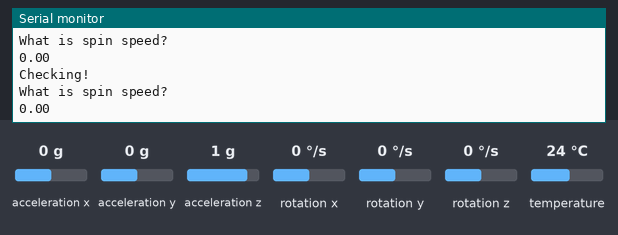
This sketch was run on a simulated Arduino Uno, built with avr-gcc and run on an emulated ATmega328P. Shown: the last lines printed to the serial monitor. The inputs (shaded band) are chosen by the test bench; at power-on: rotation z 0 °/s, acceleration x 0 g, acceleration y 0 g, acceleration z 1 g, rotation x 0 °/s, rotation y 0 °/s, temperature 24 °C. The audio player accepts every command and is not drawn.

Above: at 1.8 s.
1.9 s: rotation z set to -192 °/s
At 1.97 s:
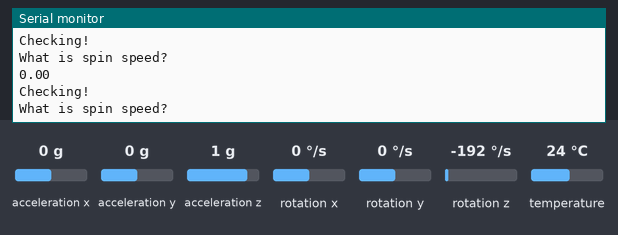
3.4 s: rotation z set to 0 °/s
At 3.51 s:
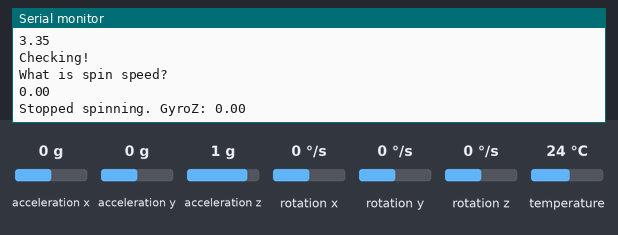

Measured:
- after the input at 3.4 s, the serial monitor: prints a new line after 0.10 s (image 2)

The sketch:

chiikawa_sensor.ino
```cpp
#include <Adafruit_MPU6050.h>
#include <Adafruit_Sensor.h>
#include <Wire.h>
#include <SoftwareSerial.h>
#include "DFRobotDFPlayerMini.h"

// DFPlayer setup
SoftwareSerial mySoftwareSerial(10, 11);  // RX, TX
DFRobotDFPlayerMini myDFPlayer;

// MPU6050 setup
Adafruit_MPU6050 mpu;

// Rotation detection
float threshold = .5;  // degrees per second threshold for movement
bool isPlaying = false;
unsigned long lastCheck = 0;

void setup() {
  Serial.begin(115200);
  mySoftwareSerial.begin(9600);

  Serial.println(F("Initializing DFPlayer Mini..."));
  if (!myDFPlayer.begin(mySoftwareSerial, false, true)) {
    Serial.println(F("Unable to begin DFPlayer Mini:"));
    Serial.println(F("1. Check connections."));
    Serial.println(F("2. Insert SD card."));
    while (true);
  }
  Serial.println(F("DFPlayer Mini online."));
  myDFPlayer.volume(30);
  myDFPlayer.play(1);
  myDFPlayer.pause();  // Start paused

  // Initialize MPU6050
  Serial.println(F("Initializing MPU6050..."));
  // Try to initialize!
  if (!mpu.begin()) {
    Serial.println("Failed to find MPU6050 chip");
    while (1) {
      delay(10);
    }
  }
  Serial.println(F("MPU6050 Found!"));

  mpu.setAccelerometerRange(MPU6050_RANGE_2_G);
  mpu.setGyroRange(MPU6050_RANGE_250_DEG);
  mpu.setFilterBandwidth(MPU6050_BAND_44_HZ);

  delay(100);
}

void loop() {
  sensors_event_t a, g, temp;
  mpu.getEvent(&a, &g, &temp);


  // Check every 100 ms
  if (millis() - lastCheck > 100) {
      Serial.println(F("Checking!"));
    lastCheck = millis();

    // We're mainly interested in rotation around Z axis (the spin)
    float spinSpeed = abs(g.gyro.z);
    Serial.println("What is spin speed?");
    Serial.println(spinSpeed);


    if (spinSpeed > threshold && !isPlaying) {
      Serial.print("Spinning detected! GyroZ: ");
      Serial.println(spinSpeed);
      myDFPlayer.start();  // Resume playback
      isPlaying = true;
    }
    else if (spinSpeed <= threshold && isPlaying) {
      Serial.print("Stopped spinning. GyroZ: ");
      Serial.println(spinSpeed);
      myDFPlayer.pause();
      isPlaying = false;
    }
  }
}
```
